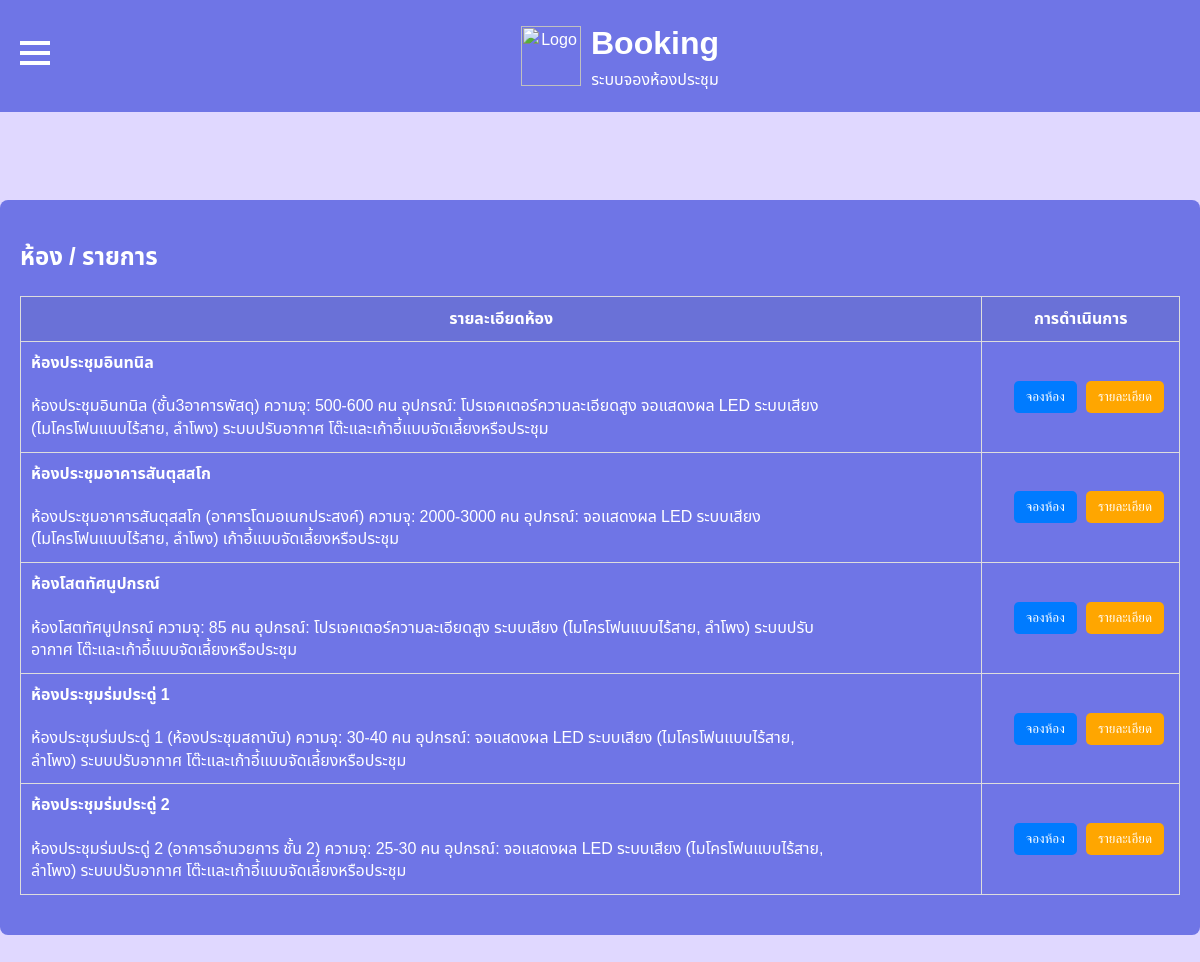
/bk.php (signed in), run on the app's committed database.
### tables this page shows
CREATE TABLE `rooms` (
  `id` int(11) NOT NULL,
  `room_name` varchar(100) NOT NULL,
  `description` text DEFAULT NULL,
  `location` varchar(255) DEFAULT NULL,
  `capacity` int(11) NOT NULL,
  `image` varchar(255) DEFAULT NULL,
  `created_at` timestamp NOT NULL DEFAULT current_timestamp(),
  `is_visible` tinyint(1) DEFAULT 1
);

### bk.php (the view, shortened to what this page needs)
<?php
    include 'db/db_connection.php';
    $sql = "SELECT * FROM rooms WHERE is_visible = 1";
    $result = $conn->query($sql);
    if ($result->num_rows > 0) {
        $rooms = $result->fetch_all(MYSQLI_ASSOC);
    } else {
        $rooms = [];
    }
?>
<!DOCTYPE html>
<html lang="en">
<head>
    <link rel="stylesheet" href="css/theme.css">
    <link rel="stylesheet" href="css/bk1.css">
</head>
<body>
<div class="container">
    <h2>ห้อง / รายการ</h2>
    <table class="room-table">
        <thead>
            <tr>
                <th>รายละเอียดห้อง</th>
                <th>การดำเนินการ</th>
            </tr>
        </thead>
        <tbody>
            <?php foreach ($rooms as $room): ?>
            <tr>
                <td>
                    <div class="room-info">
                        <span class="room-name"><?php echo htmlspecialchars($room['room_name']); ?></span>
                        <p><?php echo htmlspecialchars($room['description']); ?></p>
                    </div>
                </td>
                <td>
                    <button class="btn btn-book" onclick="checkLoginAndOpenBookingModal('<?php echo $room['id']; ?>')">จองห้อง</button>
                    <button class="btn btn-detail" onclick="window.location.href='room_detail.php?id=<?php echo $room['id']; ?>'">รายละเอียด</button>
                </td>
            </tr>
            <?php endforeach; ?>
        </tbody>
    </table>
</div>
</body>
</html>

### css/theme.css (style rules this page uses)
body { display: flex; justify-content: center; align-items: center; background: linear-gradient(135deg, #e0d8ff, #e0d8ff); font-family: "Noto Sans Thai", sans-serif; font-optical-sizing: auto; font-style: normal; margin: 0; overflow-x: hidden; }

### bk.php (style rules this page uses)
.room-table { color: rgb(255, 255, 255); }
body { padding-bottom: 100px; }
.container { width: 1200px; margin: 0 auto; background-color: #6f75e6; color: #fff; padding: 20px; border-radius: 8px; margin-top: 200px; }
.room-table { width: 100%; border-collapse: collapse; margin-bottom: 20px; table-layout: fixed; }
.room-table th:first-child, .room-table td:first-child { width: 80%; }
.room-table th:last-child, .room-table td:last-child { width: 15%; text-align: center; vertical-align: middle; }
.room-table td:last-child { text-align: right; }
.room-table th, .room-table td { border: 1px solid #ddd; padding: 10px; text-align: left; vertical-align: top; word-wrap: break-word; }
.room-table th { background-color: #6a71d7; color: #fff; text-align: center; }
.room-table td { text-align: left; }
.room-info { display: flex; flex-direction: column; max-width: 800px; max-height: 5.6em; overflow: hidden; text-overflow: ellipsis; white-space: normal; line-height: 1.4em; }
.room-name { font-weight: bold; font-size: 16px; margin-bottom: 5px; }
.btn { padding: 8px 12px; margin-right: 5px; border: none; border-radius: 5px; color: #fff; cursor: pointer; display: inline-block; }
.btn-book { background-color: #007bff; }
.btn-detail { background-color:rgb(255, 166, 0); }

### data on the page
rooms: room_name "ห้องประชุมอินทนิล", description "ห้องประชุมอินทนิล (ชั้น3อาคารพัสดุ) ความจุ: 500-600 คน อุปกรณ์: โปรเจคเตอร์ความละเอียดสูง จอแสดงผล LED ระบบเสียง (ไมโครโฟนแบบไร้สาย, ลำโพง) ระบบปรับอากาศ โต๊ะและเก้าอี้แบบจัดเลี้ยงหรือประชุม"
rooms: room_name "ห้องประชุมอาคารสันตุสสโก", description "ห้องประชุมอาคารสันตุสสโก (อาคารโดมอเนกประสงค์) ความจุ: 2000-3000 คน อุปกรณ์: จอแสดงผล LED ระบบเสียง (ไมโครโฟนแบบไร้สาย, ลำโพง) เก้าอี้แบบจัดเลี้ยงหรือประชุม"
rooms: room_name "ห้องโสตทัศนูปกรณ์", description "ห้องโสตทัศนูปกรณ์ ความจุ: 85 คน อุปกรณ์: โปรเจคเตอร์ความละเอียดสูง ระบบเสียง (ไมโครโฟนแบบไร้สาย, ลำโพง) ระบบปรับอากาศ โต๊ะและเก้าอี้แบบจัดเลี้ยงหรือประชุม"
rooms: room_name "ห้องประชุมร่มประดู่ 1", description "ห้องประชุมร่มประดู่ 1 (ห้องประชุมสถาบัน) ความจุ: 30-40 คน อุปกรณ์: จอแสดงผล LED ระบบเสียง (ไมโครโฟนแบบไร้สาย, ลำโพง) ระบบปรับอากาศ โต๊ะและเก้าอี้แบบจัดเลี้ยงหรือประชุม"
rooms: room_name "ห้องประชุมร่มประดู่ 2", description "ห้องประชุมร่มประดู่ 2 (อาคารอํานวยการ ชั้น 2) ความจุ: 25-30 คน อุปกรณ์: จอแสดงผล LED ระบบเสียง (ไมโครโฟนแบบไร้สาย, ลำโพง) ระบบปรับอากาศ โต๊ะและเก้าอี้แบบจัดเลี้ยงหรือประชุม"
